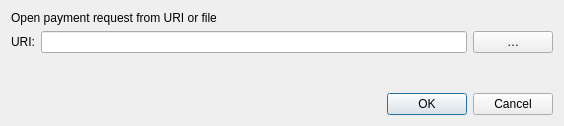
<?xml version="1.0" encoding="UTF-8"?>
<ui version="4.0">
 <class>OpenURIDialog</class>
 <widget class="QDialog" name="OpenURIDialog">
  <property name="geometry">
   <rect>
    <x>0</x>
    <y>0</y>
    <width>564</width>
    <height>126</height>
   </rect>
  </property>
  <property name="windowTitle">
   <string>Open URI</string>
  </property>
  <property name="styleSheet">
   <string notr="true">
QStatusBar {
background-color:#ffffff;
}

.QFrame {
background-color:transparent;
border:0px solid #fff;
}

QMenuBar {
background-color:#fff;
}

QMenuBar::item {
background-color:#fff;
}

QMenuBar::item:selected {
background-color:#f8f6f6;
}

QMenu {
background-color:#f8f6f6;
}

QMenu::item {
color:#333;
}

QMenu::item:selected {
background-color:#f2f0f0;
color:#333;
}

QToolBar {
background-color:#fff;
border:0px solid #000;
padding:0;
margin:0;
}

QToolBar &gt; QToolButton {
background-color:#fff;
border:0px solid #333;
min-height:2.5em;
min-width: 8em;
padding: 0em 1em;
/*font-weight:bold;*/
color:#333;
}

QToolBar &gt; QToolButton:checked {
background-color:#183862;
color:#fff;
font-weight:bold;
}

QMessageBox {
background-color:#F8F6F6;
}

/*******************************************************/

QLabel { /* Base Text Size &amp; Color */
font-size:12px;
color:#333333;
}

.QCheckBox { /* Checkbox Labels */
color:#333333;
background-color:transparent;
}

.QCheckBox:hover {
background-color:transparent;
}

.QValidatedLineEdit, .QLineEdit { /* Text Entry Fields */
border: 1px solid #82C3E6;
font-size:11px;
min-height:25px;
outline:0;
padding:3px;
background-color:#fcfcfc;
}

.QLineEdit:!focus {
font-size:12px;
}

.QValidatedLineEdit:disabled, .QLineEdit:disabled {
background-color:#f2f2f2;
}

/*******************************************************/

QPushButton { /* Global Button Style */

background-color:#183862;

border:1;

border-radius:3px;

color:#ffffff;

font-size:12px;

font-weight:bold;

height: 26px;

padding-left:25px;

padding-right:25px;

padding-top:5px;

padding-bottom:5px;

margin-right: 10px;

}



QPushButton:hover { /* Global Button Style hover */

background-color:#f57026;

border:1;

border-radius:3px;

color:#ffffff;

font-size:12px;

font-weight:bold;

height: 26px;

padding-left:25px;

padding-right:25px;

padding-top:5px;

padding-bottom:5px;

margin-right: 10px;

}

QPushButton:focus {
border:none;
outline:none;
}

QPushButton:pressed {
border:1px solid #333;
}

QComboBox { /* Dropdown Menus */
border:1px solid #82C3E6;
padding: 3px 5px 3px 5px;
background:#fcfcfc;
min-height:25px;
color:#818181;
}

QComboBox:checked {
background:#f2f2f2;
}

QComboBox:editable {
background: #183862;
color:#616161;
border:0px solid transparent;
}

QComboBox::drop-down {
width:25px;
border:0px;
}

QComboBox::down-arrow {
border-image: url(':/images/light/drkblue_downArrow') 0 0 0 0 stretch stretch;
}

QComboBox QListView {
background:#fff;
border:1px solid #333;
padding-right:1px;
padding-left:1px;
}

QComboBox QAbstractItemView::item { margin:4px; }

QComboBox::item {
color:#818181;
}

QComboBox::item:alternate {
background:#fff;
}

QComboBox::item:selected {
border:0px solid transparent;
background:#f2f2f2;
}

QComboBox::indicator {
background-color:transparent;
selection-background-color:transparent;
color:transparent;
selection-color:transparent;
}

QAbstractSpinBox {
border:1px solid #82C3E6;
padding: 3px 5px 3px 5px;
background:#fcfcfc;
min-height:25px;
color:#818181;
}

QAbstractSpinBox::up-button {
subcontrol-origin: border;
subcontrol-position: top right;
width:21px;
background:#fcfcfc;
border-left:0px;
border-right:1px solid #82C3E6;
border-top:1px solid #82C3E6;
border-bottom:0px;
padding-right:1px;
padding-left:5px;
padding-top:2px;
}

QAbstractSpinBox::up-arrow {
image:url(':/images/light/drkblue_upArrow_small');
}

QAbstractSpinBox::down-button {
subcontrol-origin: border;
subcontrol-position: bottom right;
width:21px;
background:#fcfcfc;
border-top:0px;
border-left:0px;
border-right:1px solid #82C3E6;
border-bottom:1px solid #82C3E6;
padding-right:1px;
padding-left:5px;
padding-bottom:2px;
}

QAbstractSpinBox::down-arrow {
image:url(':/images/light/drkblue_downArrow_small');
}

QCheckBox {
spacing: 5px;
}

QCheckBox::indicator {
width: 16px;
height: 16px;
}



/*******************************************************/

QHeaderView { /* Table Header */
background-color:transparent;
}

QHeaderView::section { /* Table Header Sections */
qproperty-alignment:center;
background-color:qlineargradient(x1: 0, y1: 0, x2: 0, y2: 0.25, stop: 0 #1070B0, stop: 1 #183862);
color:#fff;
min-height:25px;
font-weight:bold;
font-size:14px;
outline:0;
border:0px solid #fff;
border-right:1px solid #fff;
padding-left:5px;
padding-right:5px;
padding-top:2px;
padding-bottom:2px;
}

QHeaderView::section:last {
border-right: 0px solid #d7d7d7;
}

.QScrollArea {
background:transparent;
border:0px;
}

.QTableView { /* Table - has to be selected as a class otherwise it throws off QCalendarWidget */
background:transparent;
border:0px solid #fff;
}

QTableView::item { /* Table Item */
background-color:#fcfcfc;
font-size:12px;
}

QTableView::item:selected { /* Table Item Selected */
background-color:#f0f0f0;
color:#333;
}

QScrollBar { /* Scroll Bar */

}

QScrollBar:vertical { /* Vertical Scroll Bar Attributes */
border:0;
background:#ffffff;
width:18px;
margin: 18px 0px 18px 0px;
}

QScrollBar:horizontal { /* Horizontal Scroll Bar Attributes */
border:0;
background:#ffffff;
height:18px;
margin: 0px 18px 0px 18px;
}


QScrollBar::handle:vertical { /* Scroll Bar Slider - vertical */
background:#e0e0e0;
min-height:10px;
}

QScrollBar::handle:horizontal { /* Scroll Bar Slider - horizontal */
background:#e0e0e0;
min-width:10px;
}

QScrollBar::add-page, QScrollBar::sub-page { /* Scroll Bar Background */
background:#F8F6F6;
}

QScrollBar::add-line:vertical, QScrollBar::sub-line:vertical, QScrollBar::add-line:horizontal, QScrollBar::sub-line:horizontal { /* Define Arrow Button Dimensions */
background-color:#F8F6F6;
border: 1px solid #f2f0f0;
width:16px;
height:16px;
}

QScrollBar::add-line:vertical:pressed, QScrollBar::sub-line:vertical:pressed, QScrollBar::add-line:horizontal:pressed, QScrollBar::sub-line:horizontal:pressed {
background-color:#e0e0e0;
}

QScrollBar::sub-line:vertical { /* Vertical - top button position */
subcontrol-position:top;
subcontrol-origin: margin;
}

QScrollBar::add-line:vertical { /* Vertical - bottom button position */
subcontrol-position:bottom;
subcontrol-origin: margin;
}

QScrollBar::sub-line:horizontal { /* Vertical - left button position */
subcontrol-position:left;
subcontrol-origin: margin;
}

QScrollBar::add-line:horizontal { /* Vertical - right button position */
subcontrol-position:right;
subcontrol-origin: margin;
}

QScrollBar:up-arrow, QScrollBar:down-arrow, QScrollBar:left-arrow, QScrollBar:right-arrow { /* Arrows Icon */
width:10px;
height:10px;
}

QScrollBar:up-arrow {
background-image: url(':/images/light/drkblue_upArrow_small');
}

QScrollBar:down-arrow {
background-image: url(':/images/light/drkblue_downArrow_small');
}

QScrollBar:left-arrow {
background-image: url(':/images/light/drkblue_leftArrow_small');
}

QScrollBar:right-arrow {
background-image: url(':/images/light/drkblue_rightArrow_small');
}


/*******************************************************/

/* DIALOG BOXES */

QDialog .QTabWidget {
border-bottom:1px solid #333;
}

QDialog .QTabWidget::pane {
border: 1px solid #d7d7d7;
}

QDialog .QTabWidget QTabBar::tab {
background-color:#f2f0f0;
color:#333;
padding-left:10px;
padding-right:10px;
padding-top:5px;
padding-bottom:5px;
border-top: 1px solid #d7d7d7;
}

QDialog .QTabWidget QTabBar::tab:first {
border-left: 1px solid #d7d7d7;
}

QDialog .QTabWidget QTabBar::tab:last {
border-right: 1px solid #d7d7d7;
}

QDialog .QTabWidget QTabBar::tab:selected, QDialog .QTabWidget QTabBar::tab:hover {
background-color:#ffffff;
color:#333;
}

QDialog .QTabWidget .QWidget {
background-color:#fff;
color:#333;
}

QDialog .QTabWidget .QWidget QAbstractSpinBox {
min-height:15px;
}

QDialog .QTabWidget .QWidget QAbstractSpinBox::down-button {
width:15px;
}

QDialog .QTabWidget .QWidget QAbstractSpinBox::up-button {
width:15px;
}

QDialog .QTabWidget .QWidget QComboBox {
min-height:15px;
}

QDialog QWidget { /* Remove Annoying Focus Rectangle */
outline: 0;
}

/*******************************************************/
/* FILE MENU */

/* Dialog: Open URI */
QDialog#OpenURIDialog {
background-color:#F8F6F6;
}

QDialog#OpenURIDialog QLabel#label { /* URI Label */
font-weight:bold;
}

QDialog#OpenURIDialog QPushButton#selectFileButton { /* ... Button */
background-color:qlineargradient(x1: 0, y1: 0, x2: 0, y2: 1, stop: .01 #f6f6f6, stop: .1 rgba(250, 250, 250, 128), stop: .95 rgba(250, 250, 250, 255), stop: 1 #ebebeb);
border:1px solid #d2d2d2;
color:#616161;
padding-left:10px;
padding-right:10px;
}

QDialog#OpenURIDialog QPushButton#selectFileButton:hover {
background-color:qlineargradient(x1: 0, y1: 0, x2: 0, y2: 1, stop: .01 #f6f6f6, stop: .1 rgba(240, 240, 240, 255), stop: .95 rgba(240, 240, 240, 255), stop: 1 #ebebeb);
color:#333;
}

QDialog#OpenURIDialog QPushButton#selectFileButton:pressed {
border:1px solid #9e9e9e;
}

/* Dialog: Sign / Verify Message */
QDialog#SignVerifyMessageDialog {
background-color:#F8F6F6;
}

QDialog#SignVerifyMessageDialog QPushButton#addressBookButton_SM { /* Address Book Button */
background-color:transparent;
padding-left:10px;
padding-right:10px;
}

QDialog#SignVerifyMessageDialog QPlainTextEdit { /* Message Signing Text */
border:1px solid #82C3E6;
background-color:#fff;
}

QDialog#SignVerifyMessageDialog QPushButton#pasteButton_SM { /* Paste Button */
/* qproperty-icon: url(&quot;:/icons/light/drkblue_editpaste&quot;); */
background-color:transparent;
padding-left:15px;
}

QDialog#SignVerifyMessageDialog QLineEdit:!focus { /* Font Hack */
font-size:10px;
}

QDialog#SignVerifyMessageDialog QPushButton#copySignatureButton_SM { /* Copy Button */
/* qproperty-icon: url(&quot;:/icons/light/drkblue_editcopy&quot;); */
background-color:transparent;
padding-left:10px;
padding-right:10px;
}

QDialog#SignVerifyMessageDialog QPushButton#clearButton_SM { /* Clear Button */
background-color:qlineargradient(x1: 0, y1: 0, x2: 0, y2: 1, stop: .01 #f6f6f6, stop: .1 rgba(250, 250, 250, 128), stop: .95 rgba(250, 250, 250, 255), stop: 1 #ebebeb);
border:1px solid #d2d2d2;
color:#616161;
padding-left:10px;
padding-right:10px;
}

QDialog#SignVerifyMessageDialog QPushButton#clearButton_SM:hover {
background-color:qlineargradient(x1: 0, y1: 0, x2: 0, y2: 1, stop: .01 #f6f6f6, stop: .1 rgba(240, 240, 240, 255), stop: .95 rgba(240, 240, 240, 255), stop: 1 #ebebeb);
color:#333;
}

QDialog#SignVerifyMessageDialog QPushButton#clearButton_SM:pressed {
border:1px solid #9e9e9e;
}

QDialog#SignVerifyMessageDialog QPushButton#addressBookButton_VM { /* Verify Message - Address Book Button */
background-color:transparent;
border:0;
padding-left:10px;
padding-right:10px;
}

QDialog#SignVerifyMessageDialog QPushButton#clearButton_VM { /* Verify Message - Clear Button */
background-color:qlineargradient(x1: 0, y1: 0, x2: 0, y2: 1, stop: .01 #f6f6f6, stop: .1 rgba(250, 250, 250, 128), stop: .95 rgba(250, 250, 250, 255), stop: 1 #ebebeb);
border:1px solid #d2d2d2;
color:#616161;
padding-left:10px;
padding-right:10px;
}

QDialog#SignVerifyMessageDialog QPushButton#clearButton_VM:hover {
background-color:qlineargradient(x1: 0, y1: 0, x2: 0, y2: 1, stop: .01 #f6f6f6, stop: .1 rgba(240, 240, 240, 255), stop: .95 rgba(240, 240, 240, 255), stop: 1 #ebebeb);
color:#333;
}

QDialog#SignVerifyMessageDialog QPushButton#clearButton_VM:pressed {
border:1px solid #9e9e9e;
}

/* Dialog: Send and Receive */
QWidget#AddressBookPage {
background-color:#F8F6F6;
}

QWidget#AddressBookPage QPushButton#newAddress { /* New Address Button */
background-color:qlineargradient(x1: 0, y1: 0, x2: 0, y2: 1, stop: .01 #f6f6f6, stop: .1 rgba(250, 250, 250, 128), stop: .95 rgba(250, 250, 250, 255), stop: 1 #ebebeb);
border:1px solid #d2d2d2;
color:#616161;
padding-left:10px;
padding-right:10px;
}

QWidget#AddressBookPage QPushButton#newAddress:hover {
background-color:qlineargradient(x1: 0, y1: 0, x2: 0, y2: 1, stop: .01 #f6f6f6, stop: .1 rgba(240, 240, 240, 255), stop: .95 rgba(240, 240, 240, 255), stop: 1 #ebebeb);
color:#333;
}

QWidget#AddressBookPage QPushButton#newAddress:pressed {
border:1px solid #9e9e9e;
}

QWidget#AddressBookPage QPushButton#copyAddress { /* Copy Address Button */
background-color:qlineargradient(x1: 0, y1: 0, x2: 0, y2: 1, stop: .01 #f6f6f6, stop: .1 rgba(250, 250, 250, 128), stop: .95 rgba(250, 250, 250, 255), stop: 1 #ebebeb);
border:1px solid #d2d2d2;
color:#616161;
padding-left:10px;
padding-right:10px;
}

QWidget#AddressBookPage QPushButton#copyAddress:hover {
background-color:qlineargradient(x1: 0, y1: 0, x2: 0, y2: 1, stop: .01 #f6f6f6, stop: .1 rgba(240, 240, 240, 255), stop: .95 rgba(240, 240, 240, 255), stop: 1 #ebebeb);
color:#333;
}

QWidget#AddressBookPage QPushButton#copyAddress:pressed {
border:1px solid #9e9e9e;
}

QWidget#AddressBookPage QPushButton#deleteAddress { /* Delete Address Button */
background-color:qlineargradient(x1: 0, y1: 0, x2: 0, y2: 1, stop: .01 #f6f6f6, stop: .1 rgba(250, 250, 250, 128), stop: .95 rgba(250, 250, 250, 255), stop: 1 #ebebeb);
border:1px solid #d2d2d2;
color:#616161;
padding-left:10px;
padding-right:10px;
}

QWidget#AddressBookPage QPushButton#deleteAddress:hover {
background-color:qlineargradient(x1: 0, y1: 0, x2: 0, y2: 1, stop: .01 #f6f6f6, stop: .1 rgba(240, 240, 240, 255), stop: .95 rgba(240, 240, 240, 255), stop: 1 #ebebeb);
color:#333;
}

QWidget#AddressBookPage QPushButton#deleteAddress:pressed {
border:1px solid #9e9e9e;
}

QWidget#AddressBookPage QTableView { /* Address Listing */
font-size:12px;
}

QWidget#AddressBookPage QHeaderView::section { /* Min width for Windows fix */
min-width:260px;
}

/* SETTINGS MENU */

/* Encrypt Wallet and Change Passphrase Dialog */
QDialog#AskPassphraseDialog {
background-color:#F8F6F6;
}

QDialog#AskPassphraseDialog QLabel#passLabel1, QDialog#AskPassphraseDialog QLabel#passLabel2, QDialog#AskPassphraseDialog QLabel#passLabel3 {
qproperty-alignment: 'AlignVCenter | AlignRight';
min-width:170px;
min-height:33px; /* base width of 25px for QLineEdit, plus padding and border */
}

/* Options Dialog */
QDialog#OptionsDialog {
background-color:#F8F6F6;
}

QDialog#OptionsDialog QValueComboBox, QDialog#OptionsDialog QSpinBox {
margin-top:5px;
margin-bottom:5px;
}

QDialog#OptionsDialog QValidatedLineEdit, QDialog#OptionsDialog QValidatedLineEdit:disabled, QDialog#OptionsDialog QLineEdit, QDialog#OptionsDialog QLineEdit:disabled {
qproperty-alignment: 'AlignVCenter | AlignLeft';
min-height:20px;
margin-top:0px;
margin-bottom:0px;
padding-top:1px;
padding-bottom:1px;
}

QDialog#OptionsDialog &gt; QLabel {
qproperty-alignment: 'AlignVCenter';
min-height:20px;
}

QDialog#OptionsDialog QWidget#tabDisplay QValueComboBox {
margin-top:0px;
margin-bottom:0px;
}

QDialog#OptionsDialog QLabel#label_3 { /* Translations Missing? Label */
qproperty-alignment: 'AlignVCenter | AlignCenter';
color:#818181;
padding-bottom:8px;
}

QDialog#OptionsDialog QCheckBox {
min-height:20px;
}

QDialog#OptionsDialog QCheckBox#displayAddresses {
min-height:33px;

}

/* TOOLS MENU */

QDialog#RPCConsole { /* RPC Console Dialog Box */
background-color:#F8F6F6;
}

QDialog#RPCConsole QWidget#tab_info QLabel#label_11, QDialog#RPCConsole QWidget#tab_info QLabel#label_10 { /* Margin between Network and Block Chain headers */
qproperty-alignment: 'AlignBottom';
min-height:25px;
min-width:180px;
}

QDialog#RPCConsole QWidget#tab_peers  QLabel#peerHeading { /* Peers Info Header */
color:#183862;
}

QDialog#RPCConsole QPushButton#openDebugLogfileButton {
max-width:60px;
}

QDialog#RPCConsole QTextEdit#messagesWidget { /* Console Messages Window */
border:0;
}

QDialog#RPCConsole QLineEdit#lineEdit { /* Console Input */
margin-right:5px;
}

QDialog#RPCConsole QPushButton#clearButton { /* Console Clear Button */
background-color:transparent;
padding-left:10px;
padding-right:10px;
}

QDialog#RPCConsole .QGroupBox #line { /* Network In Line */
background-color:#00ff00;
}

QDialog#RPCConsole .QGroupBox #line_2 { /* Network Out Line */
background:#ff0000;
}

/* HELP MENU */

/* Command Line Options Dialog */
QDialog#HelpMessageDialog {
background-color:#F8F6F6;
}

QDialog#HelpMessageDialog QScrollArea * {
background-color:#ffffff;
}

QDialog#HelpMessageDialog QScrollBar:vertical, QDialog#HelpMessageDialog QScrollBar:horizontal {
border:0;
}

/* About Proton Dialog */
QDialog#AboutDialog {
background-color:#F8F6F6;
}

QDialog#AboutDialog QLabel#label, QDialog#AboutDialog QLabel#copyrightLabel, QDialog#AboutDialog QLabel#label_2 { /* About Proton Contents */
margin-left:10px;
}

QDialog#AboutDialog QLabel#label_2 { /* Margin for About Proton text */
margin-right:10px;
}

/* Edit Address Dialog */
QDialog#EditAddressDialog {
background-color:#F8F6F6;
}

QDialog#EditAddressDialog QLabel {
qproperty-alignment: 'AlignVCenter | AlignRight';
min-height:27px;
font-weight:normal;
padding-right:5px;
}

/* OVERVIEW SCREEN */

QWidget .QFrame#frame { /* Wallet Balance */
min-width:490px;
}

QWidget .QFrame#frame &gt; .QLabel {
min-width:190px;
font-weight:normal;
min-height:30px;
}

QWidget .QFrame#frame .QLabel#label_5 { /* Wallet Label */
qproperty-alignment: 'AlignVCenter | AlignRight';
min-width:160px;
background-color:transparent;
color:#f4f4f5;
margin-right:5px;
padding-right:5px;
}

QWidget .QFrame#frame .QLabel#labelWalletStatus { /* Wallet Sync Status */
qproperty-alignment: 'AlignVCenter | AlignLeft';
margin-left:3px;
}

QWidget .QFrame#frame .QLabel#labelSpendable { /* Spendable Header */
qproperty-alignment: 'AlignVCenter | AlignLeft';
font-size:12px;
margin-left:18px;
}

QWidget .QFrame#frame .QLabel#labelWatchonly { /* Watch-only Header */
qproperty-alignment: 'AlignVCenter | AlignLeft';
font-size:12px;
margin-left:16px;
}

QWidget .QFrame#frame .QLabel#labelBalanceText { /* Available Balance Label */
qproperty-alignment: 'AlignVCenter | AlignRight';
min-width:160px;
background-color:#183862;
color:#ffffff;
margin-right:5px;
padding-right:5px;
font-size:14px;
font-weight: bold;
min-height:35px;
}

QWidget .QFrame#frame .QLabel#labelBalance { /* Available Balance */
qproperty-alignment: 'AlignVCenter | AlignLeft';
font-size:16px;
color:#183862;
margin-left:0px;
    font-weight: bold;
}

QWidget .QFrame#frame .QLabel#labelWatchAvailable { /* Watch-only Balance */
qproperty-alignment: 'AlignVCenter | AlignLeft';
font-size:12px;
margin-left:16px;
}

QWidget .QFrame#frame .QLabel#labelPendingText { /* Pending Balance Label */
qproperty-alignment: 'AlignVCenter | AlignRight';
min-width:160px;
font-size:14px;
font-Weight:bold;
background-color:#F8F6F6;
margin-right:5px;
padding-right:5px;
}

QWidget .QFrame#frame .QLabel#labelUnconfirmed { /* Pending Balance */
qproperty-alignment: 'AlignVCenter | AlignLeft';
font-size:14px;
font-weight:bold;
margin-left:0px;
}

QWidget .QFrame#frame .QLabel#labelWatchPending { /* Watch-only Pending Balance */
qproperty-alignment: 'AlignVCenter | AlignLeft';
font-size:12px;
margin-left:16px;
}

QWidget .QFrame#frame .QLabel#labelImmatureText { /* Immature Balance Label */
qproperty-alignment: 'AlignVCenter | AlignRight';
min-width:160px;
font-size:14px;
font-weight:bold;
background-color:#F8F6F6;
margin-right:5px;
padding-right:5px;
}

QWidget .QFrame#frame .QLabel#labelImmature { /* Immature Balance */
qproperty-alignment: 'AlignVCenter | AlignLeft';
font-size:14px;
font-weight:bold;
margin-left:0px;
}

QWidget .QFrame#frame .QLabel#labelWatchImmature { /* Watch-only Immature Balance */
qproperty-alignment: 'AlignVCenter | AlignLeft';
font-size:12px;
margin-left:16px;
}

QWidget .QFrame#frame .QLabel#labelTotalText { /* Total Balance Label */
qproperty-alignment: 'AlignVCenter | AlignRight';
min-width:160px;
font-size:14px;
font-weight:bold;
background-color:#F8F6F6;
margin-right:5px;
padding-right:5px;
}

QWidget .QFrame#frame .QLabel#labelTotal { /* Total Balance */
qproperty-alignment: 'AlignVCenter | AlignLeft';
font-size:14px;
font-weight:bold;
margin-left:0px;
}

QWidget .QFrame#frame .QLabel#labelWatchTotal { /* Watch-only Total Balance */
qproperty-alignment: 'AlignVCenter | AlignLeft';
font-size:12px;
margin-left:16px;
}

/* PRIVATESEND WIDGET */

QWidget .QFrame#framePrivateSend { /* PrivateSend Widget */
background-color:transparent;
max-width: 451px;
min-width: 451px;
max-height: 350px;
}

QWidget .QFrame#framePrivateSend .QWidget#layoutWidgetPrivateSendHeader { /* PrivateSend Header */
max-width: 421px;
min-width: 421px;
}

QWidget .QFrame#framePrivateSend .QLabel#labelPrivateSendHeader { /* PrivateSend Header */
qproperty-alignment: 'AlignVCenter | AlignCenter';
max-width: 421px;
min-width: 421px;
background-color:#183862;
color:#fff;
margin-right: 5px;
padding-right: 5px;
font-weight:bold;
font-size:14px;
min-height:35px;
max-height:35px;
}
/******************************************************************/
QWidget .QFrame#framePrivateSend .QLabel#labelPrivateSendSyncStatus { /* PrivateSend Sync Status */
qproperty-alignment: 'AlignVCenter | AlignLeft';
margin-left:2px;
padding-right:5px;
}

QWidget .QFrame#framePrivateSend #privateSendFormLayoutWidget {
max-width: 451px;
max-height: 175px;
}

QWidget .QFrame#framePrivateSend #privateSendFormLayoutWidget &gt; .QLabel {
min-width:175px;
font-weight:normal;
min-height:25px;
}

QWidget .QFrame#framePrivateSend #privateSendFormLayoutWidget .QLabel#labelPrivateSendEnabledText { /* PrivateSend Enabled Status Label */
qproperty-alignment: 'AlignVCenter | AlignRight';
min-width:160px;
background-color:#F8F6F6;
margin-right:5px;
padding-right:5px;
}

QWidget .QFrame#framePrivateSend #privateSendFormLayoutWidget .QLabel#labelPrivateSendEnabled { /* PrivateSend Enabled Status */

}

QWidget .QFrame#framePrivateSend #privateSendFormLayoutWidget .QLabel#labelCompletitionText { /* PrivateSend Completion Label */
qproperty-alignment: 'AlignVCenter | AlignRight';
min-width:160px;
background-color:#F8F6F6;
margin-right:5px;
padding-right:5px;

}

QWidget .QFrame#framePrivateSend #privateSendFormLayoutWidget .QProgressBar#privateSendProgress { /* PrivateSend Completion */
border: 1px solid #818181;
border-radius: 1px;
margin-right:43px;
text-align: right;
color:#818181;
}

QWidget .QFrame#framePrivateSend #privateSendFormLayoutWidget .QProgressBar#privateSendProgress::chunk {
background-color: #183862;
width:1px;
}

QWidget .QFrame#framePrivateSend #privateSendFormLayoutWidget .QLabel#labelAnonymizedText { /* PrivateSend Balance Label */
qproperty-alignment: 'AlignVCenter | AlignRight';
min-width:160px;
background-color:#F8F6F6;
margin-right:5px;
padding-right:5px;
}

QWidget .QFrame#framePrivateSend #privateSendFormLayoutWidget .QLabel#labelAnonymized { /* PrivateSend Balance */

}

QWidget .QFrame#framePrivateSend #privateSendFormLayoutWidget .QLabel#labelAmountAndRoundsText { /* PrivateSend Amount and Rounds Label */
qproperty-alignment: 'AlignVCenter | AlignRight';
min-width:160px;
background-color:#F8F6F6;
margin-right:5px;
padding-right:5px;
}

QWidget .QFrame#framePrivateSend #privateSendFormLayoutWidget .QLabel#labelAmountRounds { /* PrivateSend Amount and Rounds */

}

QWidget .QFrame#framePrivateSend #privateSendFormLayoutWidget .QLabel#labelSubmittedDenomText { /* PrivateSend Submitted Denom Label */
qproperty-alignment: 'AlignVCenter | AlignRight';
min-width:160px;
background-color:#F8F6F6;
margin-right:5px;
padding-right:5px;
}

QWidget .QFrame#framePrivateSend #privateSendFormLayoutWidget .QLabel#labelSubmittedDenom { /* PrivateSend Submitted Denom */

}

QWidget .QFrame#framePrivateSend .QWidget#layoutWidgetLastMessageAndButtons {
max-width: 451px;
}

QWidget .QFrame#framePrivateSend .QLabel#labelPrivateSendLastMessage { /* PrivateSend Status Notifications */
qproperty-alignment: 'AlignVCenter | AlignCenter';
min-width: 288px;
min-height: 43px;
font-size:11px;
color:#818181;
}

/* PRIVATESEND BUTTONS */

QWidget .QFrame#framePrivateSend .QPushButton { /* PrivateSend Buttons - General Attributes */
border:0px solid #ffffff;
}

QWidget .QFrame#framePrivateSend QPushButton:focus {
border:none;
outline:none;
}

QWidget .QFrame#framePrivateSend .QPushButton#togglePrivateSend { /* Start PrivateSend Mixing */
min-height: 40px;
font-size:15px;
font-weight:normal;
color:#ffffff;
padding-left:10px;
padding-right:10px;
padding-top:5px;
padding-bottom:6px;
}

QWidget .QFrame#framePrivateSend .QPushButton#togglePrivateSend:hover {

}

QWidget .QFrame#framePrivateSend .QPushButton#privateSendAuto { /* Try Mix Button */
background-color:qlineargradient(x1: 0, y1: 0, x2: 0, y2: 1, stop: .01 #f6f6f6, stop: .1 rgba(250, 250, 250, 128), stop: .95 rgba(250, 250, 250, 255), stop: 1 #ebebeb);
border:1px solid #d2d2d2;
color:#616161;
min-height:25px;
font-size:9px;
padding:0px;
}

QWidget .QFrame#framePrivateSend .QPushButton#privateSendAuto:hover {
background-color:qlineargradient(x1: 0, y1: 0, x2: 0, y2: 1, stop: .01 #f6f6f6, stop: .1 rgba(240, 240, 240, 255), stop: .95 rgba(240, 240, 240, 255), stop: 1 #ebebeb);
color:#333;
}

QWidget .QFrame#framePrivateSend .QPushButton#privateSendAuto:pressed {
border:1px solid #9e9e9e;
}

QWidget .QFrame#framePrivateSend .QPushButton#privateSendReset { /* Reset Button */
background-color:qlineargradient(x1: 0, y1: 0, x2: 0, y2: 1, stop: .01 #f6f6f6, stop: .1 rgba(250, 250, 250, 128), stop: .95 rgba(250, 250, 250, 255), stop: 1 #ebebeb);
border:1px solid #d2d2d2;
color:#616161;
min-height:25px;
font-size:9px;
padding:0px;
}

QWidget .QFrame#framePrivateSend .QPushButton#privateSendReset:hover {
background-color:qlineargradient(x1: 0, y1: 0, x2: 0, y2: 1, stop: .01 #f6f6f6, stop: .1 rgba(240, 240, 240, 255), stop: .95 rgba(240, 240, 240, 255), stop: 1 #ebebeb);
color:#333;
}

QWidget .QFrame#framePrivateSend .QPushButton#privateSendReset:pressed {
border:1px solid #9e9e9e;
}

QWidget .QFrame#framePrivateSend .QPushButton#privateSendInfo { /* Info Button */
background-color:qlineargradient(x1: 0, y1: 0, x2: 0, y2: 1, stop: .01 #f6f6f6, stop: .1 rgba(250, 250, 250, 128), stop: .95 rgba(250, 250, 250, 255), stop: 1 #ebebeb);
border:1px solid #d2d2d2;
color:#616161;
min-height:25px;
font-size:9px;
padding:0px;
}

QWidget .QFrame#framePrivateSend .QPushButton#privateSendInfo:hover {
background-color:qlineargradient(x1: 0, y1: 0, x2: 0, y2: 1, stop: .01 #f6f6f6, stop: .1 rgba(240, 240, 240, 255), stop: .95 rgba(240, 240, 240, 255), stop: 1 #ebebeb);
color:#333;
}

QWidget .QFrame#framePrivateSend .QPushButton#privateSendInfo:pressed {
border:1px solid #9e9e9e;
}

/* RECENT TRANSACTIONS */

QWidget .QFrame#frame_2 { /* Transactions Widget */
min-width:410px;
margin-right:20px;
margin-left:0;
margin-top:15px;
background-repeat:none;
}

QWidget .QFrame#frame_2 .QLabel#label_4 { /* Recent Transactions Label */
min-width:180px;
color:#999;
margin-left:0px;
margin-top:30px;
margin-right:5px;
padding-right:5px;
font-weight:normal;
font-size:18px;
font-weight:bold;
min-height:24px;
}

QWidget .QFrame#frame_2 .QLabel#labelTransactionsStatus { /* Recent Transactions Sync Status */
qproperty-alignment: 'AlignBottom | AlignRight';
min-width:93px;
margin-top:83px;
margin-left:16px;
margin-right:5px;
min-height:16px;
}

QWidget .QFrame#frame_2 QListView { /* SUQA Transaction List */
font-weight:normal;
font-size:14px;
max-width:500px;
margin-top:12px;
margin-left:0px; /* CSS Voodoo - set to -66px to hide default transaction icons */
}

/* SEND DIALOG */

QDialog#SendCoinsDialog .QFrame#frameCoinControl { /* Coin Control Section */

}

QDialog#SendCoinsDialog .QFrame#frameCoinControl &gt; .QLabel { /* Default Font Color and  Size */
font-weight:normal;
color: #999;
}

QDialog#SendCoinsDialog .QFrame#frameCoinControl .QPushButton#pushButtonCoinControl { /* Coin Control Inputs Button */
padding-left:10px;
padding-right:10px;
min-height:25px;
}

QDialog#SendCoinsDialog .QFrame#frameCoinControl .QLabel#labelCoinControlFeatures { /* Coin Control Header */
color:#999;
font-weight:normal;
font-size:14px;
}

QDialog#SendCoinsDialog .QFrame#frameCoinControl .QWidget#widgetCoinControl { /* Coin Control Inputs */
}

QDialog#SendCoinsDialog .QFrame#frameCoinControl .QWidget#widgetCoinControl &gt; .QLabel { /* Coin Control Inputs Labels */
padding:2px;
}

QDialog#SendCoinsDialog .QFrame#frameCoinControl .QCheckBox#checkBoxCoinControlChange { /* Custom Change Label */
}

QDialog#SendCoinsDialog .QFrame#frameCoinControl .QValidatedLineEdit#lineEditCoinControlChange { /* Custom Change Address */
}

QDialog#SendCoinsDialog .QFrame#frameCoinControl .QLabel#labelCoinControlChangeLabel { /* Custom Change Address Validation Label */
font-weight:normal;
qproperty-margin:-6;
margin-right:112px;
}

QDialog#SendCoinsDialog .QScrollArea#scrollArea .QWidget#scrollAreaWidgetContents { /* Send To Widget */
background:transparent;
}

QDialog#SendCoinsDialog .QPushButton#sendButton { /* Send Button */
padding-left:10px;
padding-right:10px;
}

QDialog#SendCoinsDialog .QPushButton#clearButton { /* Clear Button */
background-color:qlineargradient(x1: 0, y1: 0, x2: 0, y2: 1, stop: .01 #f6f6f6, stop: .1 rgba(250, 250, 250, 128), stop: .95 rgba(250, 250, 250, 255), stop: 1 #ebebeb);
border:1px solid #d2d2d2;
color:#616161;
padding-left:10px;
padding-right:10px;
}

QDialog#SendCoinsDialog .QPushButton#clearButton:hover {
background-color:qlineargradient(x1: 0, y1: 0, x2: 0, y2: 1, stop: .01 #f6f6f6, stop: .1 rgba(240, 240, 240, 255), stop: .95 rgba(240, 240, 240, 255), stop: 1 #ebebeb);
color:#333;
}

QDialog#SendCoinsDialog .QPushButton#clearButton:pressed {
border:1px solid #9e9e9e;
}

QDialog#SendCoinsDialog .QPushButton#addButton { /* Add Button */
background-color:qlineargradient(x1: 0, y1: 0, x2: 0, y2: 1, stop: .01 #f6f6f6, stop: .1 rgba(250, 250, 250, 128), stop: .95 rgba(250, 250, 250, 255), stop: 1 #ebebeb);
border:1px solid #d2d2d2;
color:#616161;
padding-left:10px;
padding-right:10px;
}

QDialog#SendCoinsDialog .QPushButton#addButton:hover {
background-color:qlineargradient(x1: 0, y1: 0, x2: 0, y2: 1, stop: .01 #f6f6f6, stop: .1 rgba(240, 240, 240, 255), stop: .95 rgba(240, 240, 240, 255), stop: 1 #ebebeb);
color:#333;
}

QDialog#SendCoinsDialog .QPushButton#addButton:pressed {
border:1px solid #9e9e9e;
}

QDialog#SendCoinsDialog .QCheckBox#checkUsePrivateSend { /* PrivateSend Checkbox */
color:#616161;
font-weight:bold;
background: qradialgradient(cx:0.5, cy:0.5, radius: 0.5, fx:0.5, fy:0.5, stop:0 rgba(248, 246, 246, 128), stop: 1 rgba(0, 0, 0, 0));
border-radius:5px;
padding-top:20px;
padding-bottom:18px;
}

QDialog#SendCoinsDialog .QCheckBox#checkUseInstantSend { /* InstantSend Checkbox */
color:#616161;
font-weight:bold;
background: qradialgradient(cx:0.5, cy:0.5, radius: 0.5, fx:0.5, fy:0.5, stop:0 rgba(248, 246, 246, 128), stop: 1 rgba(0, 0, 0, 0));
border-radius:5px;
padding-top:20px;
padding-bottom:18px;
margin-left:10px;
margin-right:20px;
}

/* This QLabel uses name = &quot;label&quot; which conflicts with Address Book -&gt; New Address */
/* To maximize backwards compatibility this formatting has been removed */

QDialog#SendCoinsDialog QLabel#label {
/*margin-left:20px;
margin-right:-2px;
padding-right:-2px;
color:#616161;
font-size:14px;
font-weight:bold;
border-radius:5px;
padding-top:20px;
padding-bottom:20px;*/
min-height:27px;
}

QDialog#SendCoinsDialog QLabel#labelBalance {
margin-left:0px;
padding-left:0px;
color:#333333;
/* font-weight:bold;
border-radius:5px;
padding-top:20px;
padding-bottom:20px; */
min-height:27px;
}

#checkboxSubtractFeeFromAmount {
padding-left:10px;
}


/* SEND COINS ENTRY */

QStackedWidget#SendCoinsEntry .QFrame#SendCoins &gt; .QLabel { /* Send Coin Entry Labels */
background-color:#F8F6F6;
min-width:102px;
font-weight:normal;
/*font-size:11px;*/
color:#333;
min-height:25px;
margin-right:5px;
padding-right:5px;
}

QStackedWidget#SendCoinsEntry .QFrame#SendCoins .QLabel#amountLabel {
color: #fff;
background-color:#999;
}

QStackedWidget#SendCoinsEntry .QValidatedLineEdit#payTo { /* Pay To Input Field */
}

QStackedWidget#SendCoinsEntry .QToolButton { /* General Settings for Pay To Icons */
padding-left:5px;
padding-right:5px;
border: 0;
outline: 0;
}

QStackedWidget#SendCoinsEntry .QToolButton#addressBookButton { /* Address Book Button */
padding-left:10px;
}

QStackedWidget#SendCoinsEntry .QToolButton#addressBookButton {
}

QStackedWidget#SendCoinsEntry .QToolButton#pasteButton {
}

QStackedWidget#SendCoinsEntry .QToolButton#deleteButton {
}

QStackedWidget#SendCoinsEntry .QLineEdit#addAsLabel { /* Pay To Input Field */
}

/* COIN CONTROL POPUP */

QDialog#CoinControlDialog { /* Coin Control Dialog Window */
background-color:#F8F6F6;
}

QDialog#CoinControlDialog .QLabel#labelCoinControlQuantityText { /* Coin Control Quantity Label */
min-height:30px;
padding-left:15px;
}

QDialog#CoinControlDialog .QLabel#labelCoinControlQuantity { /* Coin Control Quantity */
min-height:30px;
}

QDialog#CoinControlDialog .QLabel#labelCoinControlBytesText { /* Coin Control Bytes Label */
padding-left:15px;
}

QDialog#CoinControlDialog .QLabel#labelCoinControlBytes { /* Coin Control Bytes */
}

QDialog#CoinControlDialog .QLabel#labelCoinControlAmountText { /* Coin Control Amount Label */
min-height:30px;
padding-left:15px;
}

QDialog#CoinControlDialog .QLabel#labelCoinControlAmount { /* Coin Control Amount */
min-height:30px;
}

QDialog#CoinControlDialog .QLabel#labelCoinControlPriorityText { /* Coin Control Priority Label */
padding-left:15px;
}

QDialog#CoinControlDialog .QLabel#labelCoinControlPriority { /* Coin Control Priority */
}

QDialog#CoinControlDialog .QLabel#labelCoinControlFeeText { /* Coin Control Fee Label */
min-height:30px;
padding-left:15px;
}

QDialog#CoinControlDialog .QLabel#labelCoinControlFee { /* Coin Control Fee */
min-height:30px;
}

QDialog#CoinControlDialog .QLabel#labelCoinControlLowOutputText { /* Coin Control Low Output Label */
padding-left:15px;
}

QDialog#CoinControlDialog .QLabel#labelCoinControlLowOutput { /* Coin Control Low Output */
}

QDialog#CoinControlDialog .QLabel#labelCoinControlAfterFeeText { /* Coin Control After Fee Label */
min-height:30px;
padding-left:15px;
}

QDialog#CoinControlDialog .QLabel#labelCoinControlAfterFee { /* Coin Control After Fee */
min-height:30px;
}

QDialog#CoinControlDialog .QLabel#labelCoinControlChangeText { /* Coin Control Change Label */
padding-left:15px;
}

QDialog#CoinControlDialog .QLabel#labelCoinControlChange { /* Coin Control Change */

}

QDialog#CoinControlDialog .QFrame#frame .QPushButton#pushButtonSelectAll { /* (un)select all button */
padding-left:10px;
padding-right:10px;
min-height:25px;
}

QDialog#CoinControlDialog .QFrame#frame .QPushButton#pushButtonToggleLock { /* Toggle lock state button */
padding-left:10px;
padding-right:10px;
min-height:25px;
}

QDialog#CoinControlDialog .QDialogButtonBox#buttonBox QPushButton { /* Coin Control 'OK' button */
}

QDialog#CoinControlDialog .QFrame#frame .QRadioButton#radioTreeMode { /* Coin Control Tree Mode Selector */
color:#818181;
background-color:transparent;
}

QDialog#CoinControlDialog .QFrame#frame .QRadioButton#radioListMode { /* Coin Control List Mode Selector */
color:#818181;
background-color:transparent;
}

QDialog#CoinControlDialog QHeaderView::section:first { /* Bug Fix: the number &quot;1&quot; displays in this table for some reason... */
color:transparent;
}

QDialog#CoinControlDialog .CoinControlTreeWidget#treeWidget { /* Coin Control Widget Container */
outline:0;
background-color:#ffffff;
border:0px solid #818181;
}

QDialog#CoinControlDialog .CoinControlTreeWidget#treeWidget::item {
}

QDialog#CoinControlDialog .CoinControlTreeWidget#treeWidget::item:selected { /* Coin Control Item (selected) */
background-color:#f7f7f7;
color:#333;
}

QDialog#CoinControlDialog .CoinControlTreeWidget#treeWidget::item:checked { /* Coin Control Item (checked) */
background-color:#f7f7f7;
color:#333;
}

QDialog#CoinControlDialog .CoinControlTreeWidget#treeWidget::branch:selected { /* Coin Control Branch Icon */
background-image: url(':/images/light/drkblue_qtreeview_selected');
background-repeat:no-repeat;
background-position:center;
background-color:#f7f7f7;
color:#333;
}

QDialog#CoinControlDialog .CoinControlTreeWidget#treeWidget::branch:checked { /* Coin Control Branch Icon */
background-image: url(':/images/light/drkblue_qtreeview_selected');
background-repeat:no-repeat;
background-position:center;
background-color:#f7f7f7;
color:#333;
}

QDialog#CoinControlDialog .CoinControlTreeWidget#treeWidget::seperator {

}

QDialog#CoinControlDialog .CoinControlTreeWidget#treeWidget::indicator { /* Coin Control Widget Checkbox */

}

/* RECEIVE COINS */

QWidget#ReceiveCoinsDialog .QFrame#frame2 .QLabel#label_2 { /* Label Label */
background-color:#F8F6F6;
border: 1px solid #fff;
min-width:102px;
color:#333;
/*font-weight:bold;
font-size:11px;*/
padding-right:5px;
}

QWidget#ReceiveCoinsDialog .QFrame#frame2 .QLabel#label { /* Amount Label */
background-color:#999;
border: 1px solid #fff;
min-width:102px;
color:#ffffff;
/*font-weight:bold;
font-size:11px;*/
padding-right:5px;
}

QWidget#ReceiveCoinsDialog .QFrame#frame2 .QLabel#label_3 { /* Message Label */
background-color:#F8F6F6;
border: 1px solid #fff;
min-width:102px;
color:#333;
/*font-weight:bold;
font-size:11px;*/
padding-right:5px;
}

QWidget#ReceiveCoinsDialog .QFrame#frame2 QPushButton#clearButton { /* Clear Button */
background-color:qlineargradient(x1: 0, y1: 0, x2: 0, y2: 1, stop: .01 #f6f6f6, stop: .1 rgba(250, 250, 250, 128), stop: .95 rgba(250, 250, 250, 255), stop: 1 #ebebeb);
border:1px solid #d2d2d2;
color:#616161;
padding-left:10px;
padding-right:10px;
}

QWidget#ReceiveCoinsDialog .QFrame#frame2 QPushButton#clearButton:hover {
background-color:qlineargradient(x1: 0, y1: 0, x2: 0, y2: 1, stop: .01 #f6f6f6, stop: .1 rgba(240, 240, 240, 255), stop: .95 rgba(240, 240, 240, 255), stop: 1 #ebebeb);
color:#333;
}

QWidget#ReceiveCoinsDialog .QFrame#frame2 QPushButton#clearButton:pressed {
border:1px solid #9e9e9e;
}

QWidget#ReceiveCoinsDialog .QFrame#frame QPushButton#showRequestButton { /* Show Button */
background-color:qlineargradient(x1: 0, y1: 0, x2: 0, y2: 1, stop: .01 #f6f6f6, stop: .1 rgba(250, 250, 250, 128), stop: .95 rgba(250, 250, 250, 255), stop: 1 #ebebeb);
border:1px solid #d2d2d2;
color:#616161;
padding-left:10px;
padding-right:10px;
}

QWidget#ReceiveCoinsDialog .QFrame#frame QPushButton#showRequestButton:hover {
background-color:qlineargradient(x1: 0, y1: 0, x2: 0, y2: 1, stop: .01 #f6f6f6, stop: .1 rgba(240, 240, 240, 255), stop: .95 rgba(240, 240, 240, 255), stop: 1 #ebebeb);
color:#333;
}

QWidget#ReceiveCoinsDialog .QFrame#frame QPushButton#showRequestButton:pressed {
border:1px solid #9e9e9e;
}

QWidget#ReceiveCoinsDialog .QFrame#frame QPushButton#removeRequestButton { /* Remove Button */
background-color:qlineargradient(x1: 0, y1: 0, x2: 0, y2: 1, stop: .01 #f6f6f6, stop: .1 rgba(250, 250, 250, 128), stop: .95 rgba(250, 250, 250, 255), stop: 1 #ebebeb);
border:1px solid #d2d2d2;
color:#616161;
padding-left:10px;
padding-right:10px;
}

QWidget#ReceiveCoinsDialog .QFrame#frame QPushButton#removeRequestButton:hover {
background-color:qlineargradient(x1: 0, y1: 0, x2: 0, y2: 1, stop: .01 #f6f6f6, stop: .1 rgba(240, 240, 240, 255), stop: .95 rgba(240, 240, 240, 255), stop: 1 #ebebeb);
color:#333;
}

QWidget#ReceiveCoinsDialog .QFrame#frame QPushButton#removeRequestButton:pressed {
border:1px solid #9e9e9e;
}

QWidget#ReceiveCoinsDialog .QFrame#frame .QLabel#label_6 { /* Requested Payments History Label */
color:#999;
font-weight:normal;
font-size:14px;
}

/* RECEIVE COINS DIALOG */

QDialog#ReceiveRequestDialog {
background-color:#F8F6F6;
}

QDialog#ReceiveRequestDialog QTextEdit { /* Contents of Receive Coin Dialog */
border:1px solid #d7d7d7;
}

/* TRANSACTIONS PAGE */

TransactionView QLineEdit { /* Filters */
margin-bottom:2px;
margin-right:1px;
min-width:111px;
text-align:center;
}

TransactionView QLineEdit#addressWidget { /* Address Filter */
margin-bottom:2px;
margin-right:1px;
min-width:405px;
text-align:center;
}

TransactionView QLineEdit#amountWidget { /* Amount Filter */
margin-bottom:2px;
margin-right:1px;
max-width:100px;
text-align:center;
}

TransactionView QComboBox {
margin-bottom:1px;
margin-right:1px;
}

QLabel#transactionSumLabel { /* Example of setObjectName for widgets without name */
color:#333333;
font-weight:bold;
}
 
QLabel#transactionSum { /* Example of setObjectName for widgets without name */
color:#333333;
}

/* TRANSACTION DETAIL DIALOG */

QDialog#TransactionDescDialog {
background-color:#F8F6F6;
}

QDialog#TransactionDescDialog QTextEdit { /* Contents of Receive Coin Dialog */
border:1px solid #d7d7d7;

}


</string>
  </property>
  <layout class="QVBoxLayout" name="verticalLayout">
   <item>
    <widget class="QLabel" name="label_2">
     <property name="text">
      <string>Open payment request from URI or file</string>
     </property>
    </widget>
   </item>
   <item>
    <layout class="QHBoxLayout" name="horizontalLayout">
     <item>
      <widget class="QLabel" name="label">
       <property name="text">
        <string>URI:</string>
       </property>
      </widget>
     </item>
     <item>
      <widget class="QValidatedLineEdit" name="uriEdit"/>
     </item>
     <item>
      <widget class="QPushButton" name="selectFileButton">
       <property name="toolTip">
        <string>Select payment request file</string>
       </property>
       <property name="text">
        <string notr="true">…</string>
       </property>
       <property name="autoDefault">
        <bool>false</bool>
       </property>
      </widget>
     </item>
    </layout>
   </item>
   <item>
    <spacer name="verticalSpacer">
     <property name="orientation">
      <enum>Qt::Vertical</enum>
     </property>
     <property name="sizeHint" stdset="0">
      <size>
       <width>20</width>
       <height>40</height>
      </size>
     </property>
    </spacer>
   </item>
   <item>
    <widget class="QDialogButtonBox" name="buttonBox">
     <property name="orientation">
      <enum>Qt::Horizontal</enum>
     </property>
     <property name="standardButtons">
      <set>QDialogButtonBox::Cancel|QDialogButtonBox::Ok</set>
     </property>
    </widget>
   </item>
  </layout>
 </widget>
 <customwidgets>
  <customwidget>
   <class>QValidatedLineEdit</class>
   <extends>QLineEdit</extends>
   <header>qvalidatedlineedit.h</header>
  </customwidget>
 </customwidgets>
 <resources/>
 <connections>
  <connection>
   <sender>buttonBox</sender>
   <signal>accepted()</signal>
   <receiver>OpenURIDialog</receiver>
   <slot>accept()</slot>
   <hints>
    <hint type="sourcelabel">
     <x>248</x>
     <y>254</y>
    </hint>
    <hint type="destinationlabel">
     <x>157</x>
     <y>274</y>
    </hint>
   </hints>
  </connection>
  <connection>
   <sender>buttonBox</sender>
   <signal>rejected()</signal>
   <receiver>OpenURIDialog</receiver>
   <slot>reject()</slot>
   <hints>
    <hint type="sourcelabel">
     <x>316</x>
     <y>260</y>
    </hint>
    <hint type="destinationlabel">
     <x>286</x>
     <y>274</y>
    </hint>
   </hints>
  </connection>
 </connections>
</ui>
